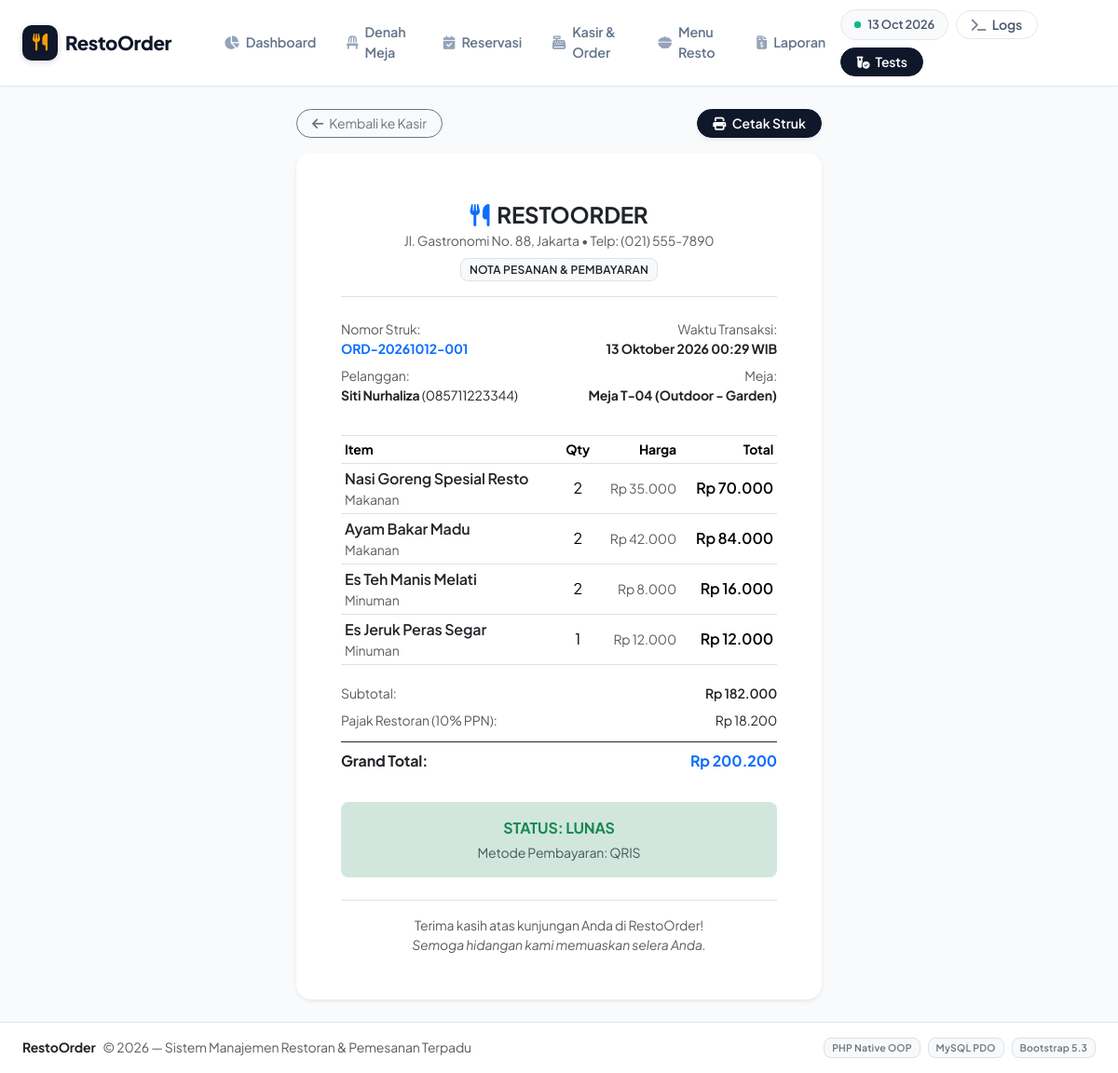
The app's page /index.php?page=receipt&id=1 with its own data.
### tables this page shows
CREATE TABLE IF NOT EXISTS `orders` (
    `id` INT AUTO_INCREMENT PRIMARY KEY,
    `order_code` VARCHAR(20) NOT NULL UNIQUE,
    `reservation_id` INT NULL,
    `customer_id` INT NOT NULL,
    `table_id` INT NOT NULL,
    `total_amount` DECIMAL(12,2) NOT NULL DEFAULT 0.00,
    `tax_amount` DECIMAL(12,2) NOT NULL DEFAULT 0.00,
    `discount_amount` DECIMAL(12,2) NOT NULL DEFAULT 0.00,
    `grand_total` DECIMAL(12,2) NOT NULL DEFAULT 0.00,
    `cash_received` DECIMAL(12,2) NULL DEFAULT 0.00,
    `change_amount` DECIMAL(12,2) NULL DEFAULT 0.00,
    `payment_status` ENUM('Belum Bayar', 'Lunas') NOT NULL DEFAULT 'Belum Bayar',
    `payment_method` ENUM('Tunai', 'Transfer', 'QRIS', 'Kartu') NULL,
    `order_date` TIMESTAMP DEFAULT CURRENT_TIMESTAMP,
    CONSTRAINT `fk_order_res` FOREIGN KEY (`reservation_id`) REFERENCES `reservations`(`id`) ON DELETE SET NULL,
    CONSTRAINT `fk_order_customer` FOREIGN KEY (`customer_id`) REFERENCES `customers`(`id`) ON DELETE RESTRICT,
    CONSTRAINT `fk_order_table` FOREIGN KEY (`table_id`) REFERENCES `tables`(`id`) ON DELETE RESTRICT
);

CREATE TABLE IF NOT EXISTS `customers` (
    `id` INT AUTO_INCREMENT PRIMARY KEY,
    `name` VARCHAR(100) NOT NULL,
    `phone` VARCHAR(20) NULL DEFAULT '-',
    `email` VARCHAR(100) NULL,
    `created_at` TIMESTAMP DEFAULT CURRENT_TIMESTAMP
);

CREATE TABLE IF NOT EXISTS `tables` (
    `id` INT AUTO_INCREMENT PRIMARY KEY,
    `table_number` VARCHAR(10) NOT NULL UNIQUE,
    `capacity` INT NOT NULL DEFAULT 4,
    `location` VARCHAR(50) DEFAULT 'Indoor',
    `status` ENUM('Tersedia', 'Dipesan', 'Terisi') NOT NULL DEFAULT 'Tersedia',
    `created_at` TIMESTAMP DEFAULT CURRENT_TIMESTAMP,
    `updated_at` TIMESTAMP DEFAULT CURRENT_TIMESTAMP ON UPDATE CURRENT_TIMESTAMP
);

CREATE TABLE IF NOT EXISTS `order_items` (
    `id` INT AUTO_INCREMENT PRIMARY KEY,
    `order_id` INT NOT NULL,
    `menu_item_id` INT NOT NULL,
    `quantity` INT NOT NULL DEFAULT 1,
    `unit_price` DECIMAL(12,2) NOT NULL,
    `subtotal` DECIMAL(12,2) NOT NULL,
    CONSTRAINT `fk_item_order` FOREIGN KEY (`order_id`) REFERENCES `orders`(`id`) ON DELETE CASCADE,
    CONSTRAINT `fk_item_menu` FOREIGN KEY (`menu_item_id`) REFERENCES `menu_items`(`id`) ON DELETE RESTRICT
);

CREATE TABLE IF NOT EXISTS `menu_items` (
    `id` INT AUTO_INCREMENT PRIMARY KEY,
    `name` VARCHAR(100) NOT NULL,
    `category` ENUM('Makanan', 'Minuman', 'Dessert', 'Paket') NOT NULL,
    `price` DECIMAL(12,2) NOT NULL,
    `description` TEXT NULL,
    `is_available` TINYINT(1) NOT NULL DEFAULT 1,
    `created_at` TIMESTAMP DEFAULT CURRENT_TIMESTAMP
);

### app/Config/Database.php (called while the page is built, shortened)
<?php
class Database
{
    private static ?Database $instance = null;
    private PDO $connection;
    private function __construct()
    {
        $host     = '127.0.0.1';
        $port     = '3306';
        $dbName   = 'db_restoran';
        $username = 'root';
        $password = '';
        $dsn = "mysql:host={$host};port={$port};dbname={$dbName};charset=utf8mb4";
        $options = [
            PDO::ATTR_ERRMODE            => PDO::ERRMODE_EXCEPTION,
            PDO::ATTR_DEFAULT_FETCH_MODE => PDO::FETCH_ASSOC,
            PDO::ATTR_EMULATE_PREPARES   => false,
        ];
        try {
            $this->connection = new PDO($dsn, $username, $password, $options);
        } catch (PDOException $e) {
            ErrorHandler::logError("Koneksi Database Gagal: " . $e->getMessage());
            die("Koneksi ke database gagal. Pastikan MySQL sudah aktif dan jalankan setup_db.php terlebih dahulu.");
        }
    }
    public static function getInstance(): Database
    {
        if (self::$instance === null) {
            self::$instance = new self();
        }
        return self::$instance;
    }
    public function getConnection(): PDO
    {
        return $this->connection;
    }
}

### app/Core/Model.php (called while the page is built, shortened)
<?php
abstract class Model
{
    public function __construct()
    {
        $this->db = Database::getInstance()->getConnection();
    }
}

### app/Models/Order.php (called while the page is built, shortened)
<?php
class Order extends Model implements CalculableInterface
{
    protected string $table = 'orders';
    public function getOrderDetails(int $orderId): ?array
    {
        $sql = "SELECT o.*, c.name AS customer_name, c.phone AS customer_phone, c.email AS customer_email,
                       t.table_number, t.location AS table_location
                FROM {$this->table} o
                JOIN customers c ON o.customer_id = c.id
                JOIN tables t ON o.table_id = t.id
                WHERE o.id = :id LIMIT 1";
        $stmt = $this->db->prepare($sql);
        $stmt->execute([':id' => $orderId]);
        $order = $stmt->fetch();
        $sqlItems = "SELECT oi.*, m.name AS menu_name, m.category AS menu_category
                     FROM order_items oi
                     JOIN menu_items m ON oi.menu_item_id = m.id
                     WHERE oi.order_id = :oid";
        $stmtItems = $this->db->prepare($sqlItems);
        $stmtItems->execute([':oid' => $orderId]);
        $order['items'] = $stmtItems->fetchAll();
        return $order;
    }
}

### app/Helpers/FormatHelper.php (called while the page is built, shortened)
<?php
class FormatHelper
{
    public static function rupiah(float|int $amount): string
    {
        return 'Rp ' . number_format($amount, 0, ',', '.');
    }
    public static function tanggalIndo(string $datetime, bool $withTime = false): string
    {
        $bulan = [
            1 => 'Januari', 'Februari', 'Maret', 'April', 'Mei', 'Juni',
            'Juli', 'Agustus', 'September', 'Oktober', 'November', 'Desember'
        ];
        $timestamp = strtotime($datetime);
        $tgl = date('d', $timestamp);
        $bln = $bulan[(int)date('m', $timestamp)];
        $thn = date('Y', $timestamp);
        $result = "{$tgl} {$bln} {$thn}";
        if ($withTime) {
            $jam = date('H:i', $timestamp);
            $result .= " {$jam} WIB";
        }
        return $result;
    }
}

### views/receipt.php (the view, shortened to what this page needs)
<?php
require_once __DIR__ . '/layouts/header.php';
?>
<div class="row justify-content-center">
    <div class="col-12 col-md-8 col-lg-6">
        <div class="d-flex justify-content-between align-items-center mb-3 no-print">
            <a href="index.php?page=orders" class="btn btn-outline-secondary rounded-pill btn-sm px-3">
                <i class="fa-solid fa-arrow-left me-1"></i> Kembali ke Kasir
            </a>
            <button onclick="window.print()" class="btn btn-primary rounded-pill btn-sm px-3 shadow-sm">
                <i class="fa-solid fa-print me-1"></i> Cetak Struk
            </button>
        </div>
        <div class="card border-0 shadow-sm rounded-4 bg-white p-4 p-md-5" id="printableReceipt">
            <div class="text-center pb-3 border-bottom mb-4">
                <div class="fs-4 fw-bold text-dark"><i class="fa-solid fa-utensils text-primary me-2"></i>RESTOORDER</div>
                <div class="small text-muted">Jl. Gastronomi No. 88, Jakarta &bull; Telp: (021) 555-7890</div>
                <div class="badge bg-light text-dark border mt-2">NOTA PESANAN & PEMBAYARAN</div>
            </div>
            <div class="row g-2 small mb-3">
                <div class="col-6">
                    <span class="text-muted d-block">Nomor Struk:</span>
                    <strong class="text-primary"><?= htmlspecialchars($order['order_code']) ?></strong>
                </div>
                <div class="col-6 text-end">
                    <span class="text-muted d-block">Waktu Transaksi:</span>
                    <strong><?= FormatHelper::tanggalIndo($order['order_date'], true) ?></strong>
                </div>
                <div class="col-6">
                    <span class="text-muted d-block">Pelanggan:</span>
                    <strong><?= htmlspecialchars($order['customer_name']) ?></strong><?= (!empty($order['customer_phone']) && $order['customer_phone'] !== '-') ? ' (' . htmlspecialchars($order['customer_phone']) . ')' : '' ?>
                </div>
                <div class="col-6 text-end">
                    <span class="text-muted d-block">Meja:</span>
                    <strong>Meja <?= htmlspecialchars($order['table_number']) ?> (<?= htmlspecialchars($order['table_location']) ?>)</strong>
                </div>
            </div>
            <table class="table table-sm align-middle my-3 border-top border-bottom">
                <thead class="text-secondary small">
                    <tr>
                        <th>Item</th>
                        <th class="text-center">Qty</th>
                        <th class="text-end">Harga</th>
                        <th class="text-end">Total</th>
                    </tr>
                </thead>
                <tbody>
                    <?php foreach ($order['items'] as $item): ?>
                        <tr>
                            <td>
                                <div class="fw-semibold text-dark"><?= htmlspecialchars($item['menu_name']) ?></div>
                                <div class="small text-muted"><?= htmlspecialchars($item['menu_category']) ?></div>
                            </td>
                            <td class="text-center"><?= $item['quantity'] ?></td>
                            <td class="text-end text-muted small"><?= FormatHelper::rupiah($item['unit_price']) ?></td>
                            <td class="text-end fw-semibold"><?= FormatHelper::rupiah($item['subtotal']) ?></td>
                        </tr>
                    <?php endforeach; ?>
                </tbody>
            </table>
            <div class="small mb-4">
                <div class="d-flex justify-content-between py-1">
                    <span class="text-muted">Subtotal:</span>
                    <span class="fw-semibold"><?= FormatHelper::rupiah($order['total_amount']) ?></span>
                </div>
                <div class="d-flex justify-content-between py-1">
                    <span class="text-muted">Pajak Restoran (10% PPN):</span>
                    <span><?= FormatHelper::rupiah($order['tax_amount']) ?></span>
                </div>
                <div class="d-flex justify-content-between py-2 border-top border-dark mt-2 fs-6">
                    <strong class="text-dark">Grand Total:</strong>
                    <strong class="text-primary"><?= FormatHelper::rupiah($order['grand_total']) ?></strong>
                </div>
            </div>
            <div class="p-3 rounded-3 text-center mb-4 <?= ($order['payment_status'] === 'Lunas') ? 'bg-success-subtle text-success' : 'bg-warning-subtle text-warning' ?>">
                <div class="fw-bold fs-6">STATUS: <?= strtoupper($order['payment_status']) ?></div>
                <?php if ($order['payment_status'] === 'Lunas'): ?>
                    <div class="small mt-1 text-muted">Metode Pembayaran: <?= htmlspecialchars($order['payment_method'] ?? 'Tunai') ?></div>
                <?php endif; ?>
            </div>
            <div class="text-center text-muted small pt-3 border-top">
                Terima kasih atas kunjungan Anda di RestoOrder!<br>
                <em>Semoga hidangan kami memuaskan selera Anda.</em>
            </div>
        </div>
    </div>
</div>
<?php require_once __DIR__ . '/layouts/footer.php'; ?>

### assets/css/style.css (style rules this page uses)
:root { --primary: #0f172a; --primary-accent: #2563eb; --primary-light: #f1f5f9; --accent: #f59e0b; --success: #10b981; --warning: #f59e0b; --danger: #ef4444; --dark: #0f172a; --surface: #ffffff; --light-bg: #f8fafc; --card-border: #e2e8f0; --card-shadow: 0 1px 3px 0 rgba(0, 0, 0, 0.05), 0 1px 2px -1px rgba(0, 0, 0, 0.05); --card-hover-shadow: 0 10px 15px -3px rgba(0, 0, 0, 0.07), 0 4px 6px -4px rgba(0, 0, 0, 0.05); }
body { font-family: 'Plus Jakarta Sans', system-ui, -apple-system, sans-serif; background-color: var(--light-bg); color: #334155; min-height: 100vh; display: flex; flex-direction: column; letter-spacing: -0.01em; }
.btn-primary { background: #0f172a; border-color: #0f172a; color: #ffffff; font-weight: 600; transition: all 0.2s ease; }
.badge { font-weight: 600; letter-spacing: 0.2px; padding: 0.45em 0.75em; border-radius: 8px; }

### records on screen
orders: order_code "ORD-20261012-001", order_date "13 Oktober 2026 00:29 WIB", customer.name "Siti Nurhaliza", customer.phone "085711223344", table.table_number "T-04", table.location "Outdoor - Garden", total_amount "Rp 182.000", tax_amount "Rp 18.200", grand_total "Rp 200.200", payment_status "LUNAS", payment_method "QRIS"
order_items: menu_item.name "Nasi Goreng Spesial Resto", menu_item.category "Makanan", quantity "2", unit_price "Rp 35.000", subtotal "Rp 70.000"
order_items: menu_item.name "Ayam Bakar Madu", menu_item.category "Makanan", quantity "2", unit_price "Rp 42.000", subtotal "Rp 84.000"
order_items: menu_item.name "Es Teh Manis Melati", menu_item.category "Minuman", quantity "2", unit_price "Rp 8.000", subtotal "Rp 16.000"
order_items: menu_item.name "Es Jeruk Peras Segar", menu_item.category "Minuman", quantity "1", unit_price "Rp 12.000", subtotal "Rp 12.000"
